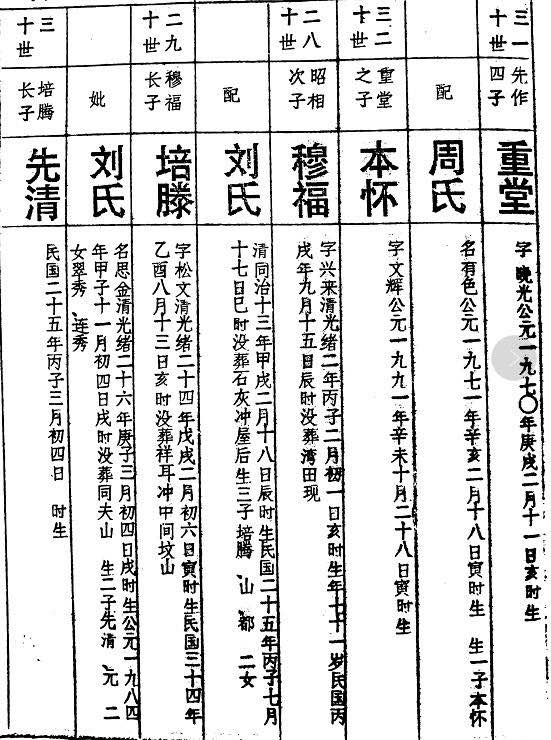
#> input picture python/align/bcd.jpg, 551 x 740 px
$ python scan.py   (older library calls are emulated)
#> lines starting #> are read from the running program, lines starting #| are printed output that depends on the picture; after the words box and inside, x2 and y2 are one past the last pixel; in counts of white or black regions, pixels touching at a corner belong together
### python/align/transform.py
# -*- coding: utf-8 -*-
"""
 @File    : transform.py
 @Time    : 2020/3/15 上午9:26
 @Author  : yizuotian
 @Description    :
"""
import cv2
import numpy as np


def order_points(pts):
    rect = np.zeros((4, 2), dtype="float32")

    s = np.sum(pts, axis=1)
    rect[0] = pts[np.argmin(s)]
    rect[2] = pts[np.argmax(s)]

    diff = np.diff(pts, axis=1)
    rect[1] = pts[np.argmin(diff)]
    rect[3] = pts[np.argmax(diff)]

    return rect


def four_point_transform(image, pts):
    rect = order_points(pts)
    (tl, tr, br, bl) = rect

    widthA = np.sqrt((tr[0] - tl[0]) ** 2 + (tr[1] - tl[1]) ** 2)
    widthB = np.sqrt((br[0] - bl[0]) ** 2 + (br[1] - bl[1]) ** 2)
    maxWidth = max(int(widthA), int(widthB))

    heightA = np.sqrt((tr[0] - br[0]) ** 2 + (tr[1] - br[1]) ** 2)
    heightB = np.sqrt((tl[0] - bl[0]) ** 2 + (tl[1] - bl[1]) ** 2)
    maxHeight = max(int(heightA), int(heightB))

    dst = np.array([
        [0, 0],
        [maxWidth - 1, 0],
        [maxWidth - 1, maxHeight - 1],
        [0, maxHeight - 1]], dtype="float32")

    M = cv2.getPerspectiveTransform(rect, dst)
    warped = cv2.warpPerspective(image, M, (maxWidth, maxHeight))

    return warped

### python/align/img_enhance.py
# -*- coding: utf-8 -*-
"""
 @File    : img_enhance.py
 @Time    : 2020/3/15 上午9:28
 @Author  : yizuotian
 @Description    :
"""

from PIL import ImageEnhance
import numpy as np
import cv2

class Enhancer:
    # [23 lines left out: functions bright, color, contrast, sharp, not called in this run]

    def gamma(self, image, gamma):
        # gamma_table = [np.power(x / 255.0, gamma) * 255.0 for x in range(256)]
        # gamma_table = np.round(np.array(gamma_table)).astype(np.uint8)
        # return cv2.LUT(image, gamma_table)
        gamma_image = np.power(image / float(np.max(image)), gamma)
        return gamma_image

### python/align/scan.py
# -*- coding: utf-8 -*-
"""
 @File    : scan.py
 @Time    : 2020/3/15 上午9:25
 @Author  : yizuotian
 @Description    :
"""

import cv2
from img_enhance import Enhancer
import imutils
from transform import four_point_transform


def preProcess(image):
    ratio = image.shape[0] / 500.0
    image = imutils.resize(image, height=500)

    grayImage = cv2.cvtColor(image, cv2.COLOR_BGR2GRAY)
    gaussImage = cv2.GaussianBlur(grayImage, (5, 5), 0)
    edgedImage = cv2.Canny(gaussImage, 75, 200)

    cnts = cv2.findContours(edgedImage.copy(), cv2.RETR_LIST, cv2.CHAIN_APPROX_SIMPLE)
    cnts = cnts[0] if imutils.is_cv2() else cnts[1]
    cnts = sorted(cnts, key=cv2.contourArea, reverse=True)[:5]

    screenCnt=None
    for c in cnts:
        peri = cv2.arcLength(c, True)  # Calculating contour circumference
        approx = cv2.approxPolyDP(c, 0.02 * peri, True)

        if len(approx) == 4:
            screenCnt = approx
            break

    return screenCnt, ratio


if __name__ == "__main__":
    image = cv2.imread("bcd.jpg")
#> image is the input picture: shape (740, 551, 3); min 0, max 255, mean 216.9
    # image = cv2.imread("../opencv/abc.jpeg")
    screenCnt, ratio = preProcess(image)
#> in preProcess, `image = imutils.resize(image, height=500)`:
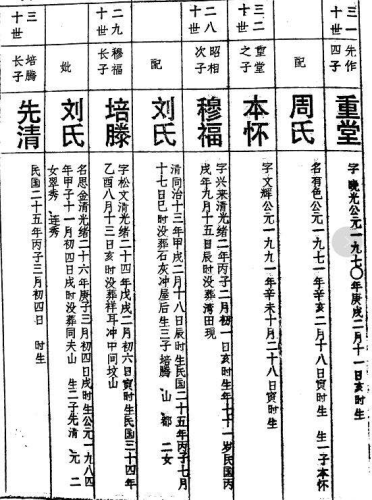
#> image: shape (500, 372, 3); min 0, max 255, mean 216.9
#> in preProcess, `gaussImage = cv2.GaussianBlur(grayImage, (5, 5), 0)`:
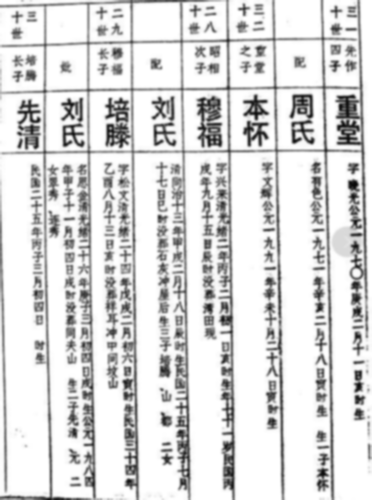
#> gaussImage: shape (500, 372); min 9, max 255, mean 216.9
#> in preProcess, `edgedImage = cv2.Canny(gaussImage, 75, 200)`:
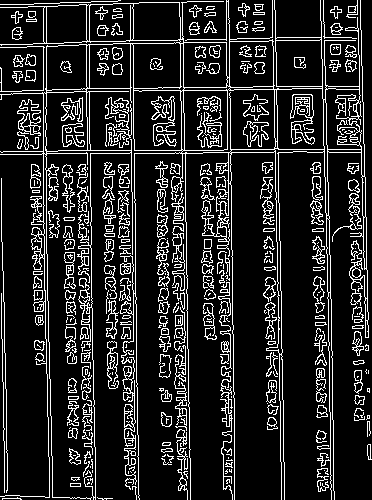
#> edgedImage: shape (500, 372); 14.9% white in thin lines or dots
#> in preProcess, `cnts = cv2.findContours(edgedImage.copy(), cv2.RETR_LIST, cv2.CHAIN_AP..`: cnts = 756 contours, 400 with area under 20; largest, box (x1, y1, x2, y2) and area: (0, 0, 369, 500) 38184, (181, 89, 276, 154) 2944, (133, 90, 182, 151) 2853, (276, 88, 325, 150) 2796, (183, 90, 228, 151) 2597
#> in preProcess, `cnts = sorted(cnts, key=cv2.contourArea, reverse=True)[:5]`: cnts = 5 contours; box (x1, y1, x2, y2) and area: (0, 0, 369, 500) 38184, (181, 89, 276, 154) 2944, (133, 90, 182, 151) 2853, (276, 88, 325, 150) 2796, (183, 90, 228, 151) 2597
#> the loop in preProcess, `for c in cnts:` made 3 passes
#> (peri, screenCnt) on pass 3: (213.3, [[134, 90], [180, 91], [180, 150], [134, 149]])
#> (peri, approx) on pass 1: (14094, [[360, 0], [0, 7], [0, 496]])
#> screenCnt = [[134, 90], [180, 91], [180, 150], [134, 149]]; ratio = 1.48
    warped = four_point_transform(image, screenCnt.reshape(4, 2) * ratio)
#> in order_points, `s = np.sum(pts, axis=1)`: s = [331.5, 401.1, 488.4, 418.8]
#> in order_points, `diff = np.diff(pts, axis=1)`: diff = [-65.12, -131.7, -44.4, 22.2]
#> in four_point_transform, `rect = order_points(pts)`: rect = [[198.3, 133.2], [266.4, 134.7], [266.4, 222], [198.3, 220.5]]
#> in four_point_transform, `(tl, tr, br, bl) = rect`: tl = [198.3, 133.2]; tr = [266.4, 134.7]; br = [266.4, 222]; bl = [198.3, 220.5]
#> in four_point_transform, `widthA = np.sqrt((tr[0] - tl[0]) ** 2 + (tr[1] - tl[1]) ** 2)`: widthA = 68.1
#> in four_point_transform, `maxWidth = max(int(widthA), int(widthB))`: maxWidth = 68
#> in four_point_transform, `heightA = np.sqrt((tr[0] - br[0]) ** 2 + (tr[1] - br[1]) ** 2)`: heightA = 87.32
#> in four_point_transform, `maxHeight = max(int(heightA), int(heightB))`: maxHeight = 87
#> in four_point_transform, `dst = np.array([ [0, 0], [maxWidth - 1, 0], [maxWidth - 1, maxHeight -..`: dst = [[0, 0], [67, 0], [67, 86], [0, 86]]
#> in four_point_transform, `M = cv2.getPerspectiveTransform(rect, dst)`: M = [[0.984, 3.18e-17, -195.2], [-0.0214, 0.985, -126.9], [-2.43e-18, 0, 1]]
#> in four_point_transform, `warped = cv2.warpPerspective(image, M, (maxWidth, maxHeight))`:
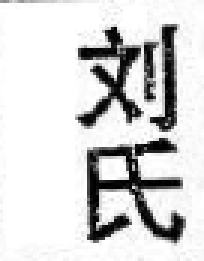
#> warped: shape (87, 68, 3) (shown 3 times larger); min 0, max 255, mean 213.7

    enhancer = Enhancer()
    enhancedImg = enhancer.gamma(warped, 1.63)
#> in gamma, `gamma_image = np.power(image / float(np.max(image)), gamma)`:
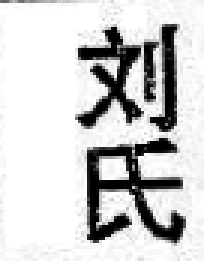
#> gamma_image: shape (87, 68, 3) float64 (shown 3 times larger); min 0, max 1, mean 0.812

    cv2.imshow("org", imutils.resize(image, height=500))
    cv2.imshow("gamma", imutils.resize(enhancedImg, height=500))
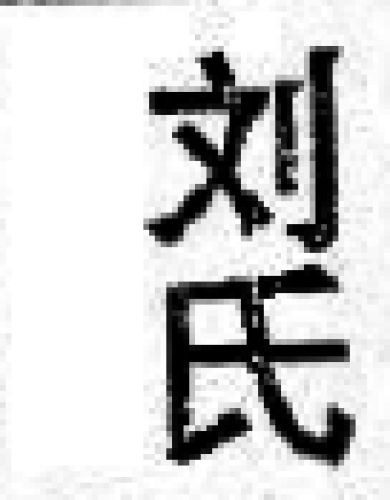
#> window 'gamma': shape (500, 390, 3) float64; min 0, max 1, mean 0.812
    cv2.waitKey(0)
    cv2.destroyAllWindows()

$ run again, with python/align/efg.jpg copied over python/align/bcd.jpg
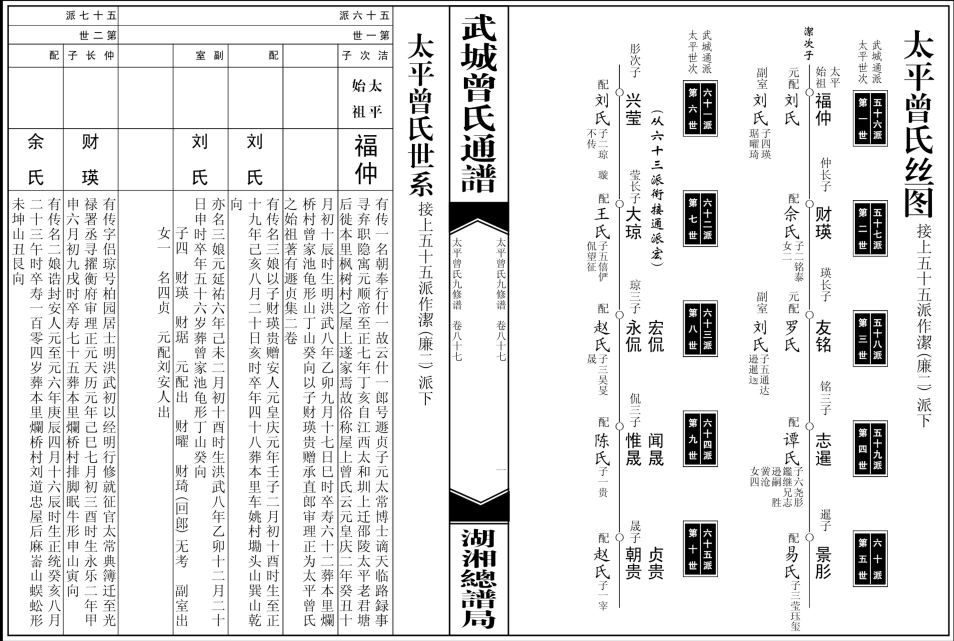
#> input picture python/align/efg.jpg, 1908 x 1282 px (shown at 1/2 size)
#> image is the input picture: shape (1282, 1908, 3); min 0, max 255, mean 229.6
#> image: shape (500, 744, 3)
#> in preProcess, `edgedImage = cv2.Canny(gaussImage, 75, 200)`:
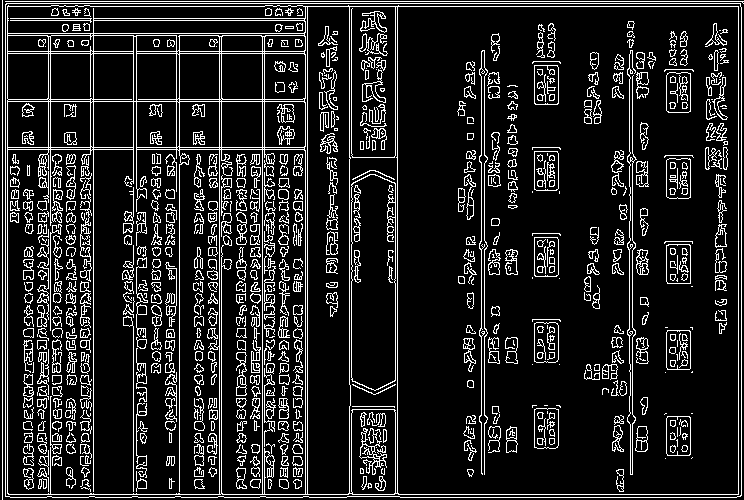
#> edgedImage: shape (500, 744); 13.6% white in thin lines or dots
#> in preProcess, `cnts = cv2.findContours(edgedImage.copy(), cv2.RETR_LIST, cv2.CHAIN_AP..`: cnts = 1590 contours, 629 with area under 20; largest, box (x1, y1, x2, y2) and area: (5, 3, 742, 498) 363476, (5, 3, 742, 498) 363472, (7, 5, 739, 495) 356762, (397, 6, 739, 495) 166404, (7, 101, 220, 495) 73052
#> in preProcess, `cnts = sorted(cnts, key=cv2.contourArea, reverse=True)[:5]`: cnts = 5 contours; box (x1, y1, x2, y2) and area: (5, 3, 742, 498) 363476, (5, 3, 742, 498) 363472, (7, 5, 739, 495) 356762, (397, 6, 739, 495) 166404, (7, 101, 220, 495) 73052
#> the loop in preProcess, `for c in cnts:` made 1 pass
#> (peri, screenCnt) on pass 1: (2463.7, [[5, 4], [5, 496], [741, 495], [740, 3]])
#> `screenCnt, ratio = preProcess(image)`: screenCnt = [[5, 4], [5, 496], [741, 495], [740, 3]]; ratio = 2.56
#> s = [23.08, 1284.6, 3169.1, 1905.1]
#> diff = [-2.56, 1258.9, -630.7, -1889.7]
#> rect = [[12.82, 10.26], [1897.4, 7.69], [1899.9, 1269.2], [12.82, 1271.7]]
#> tl = [12.82, 10.26]; tr = [1897.4, 7.69]; br = [1899.9, 1269.2]; bl = [12.82, 1271.7]
#> widthA = 1884.5
#> widthB = 1887.1
#> maxWidth = 1887
#> heightA = 1261.5
#> maxHeight = 1261
#> dst = [[0, 0], [1886, 0], [1886, 1260], [0, 1260]]
#> M = [[1, -6.62e-19, -12.83], [0.00136, 1, -10.28], [2.95e-09, 1.08e-06, 1]]
#> `cv2.imshow("gamma", imutils.resize(enhancedImg, height=500))`:
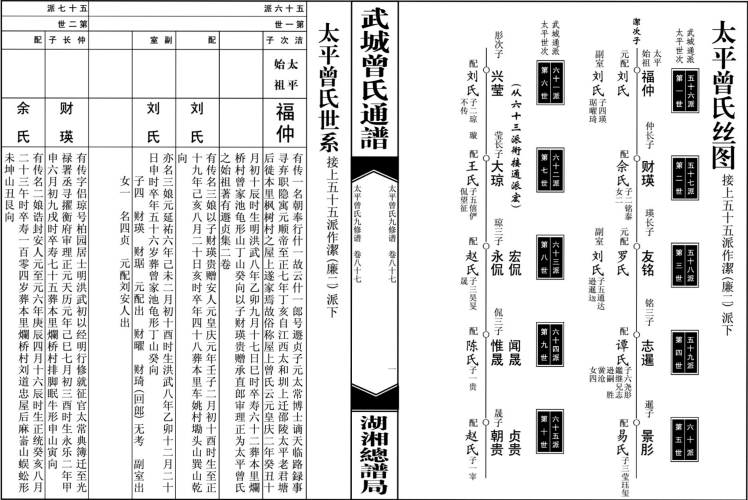
#> window 'gamma': shape (500, 748, 3) float64; min 0, max 1, mean 0.885
